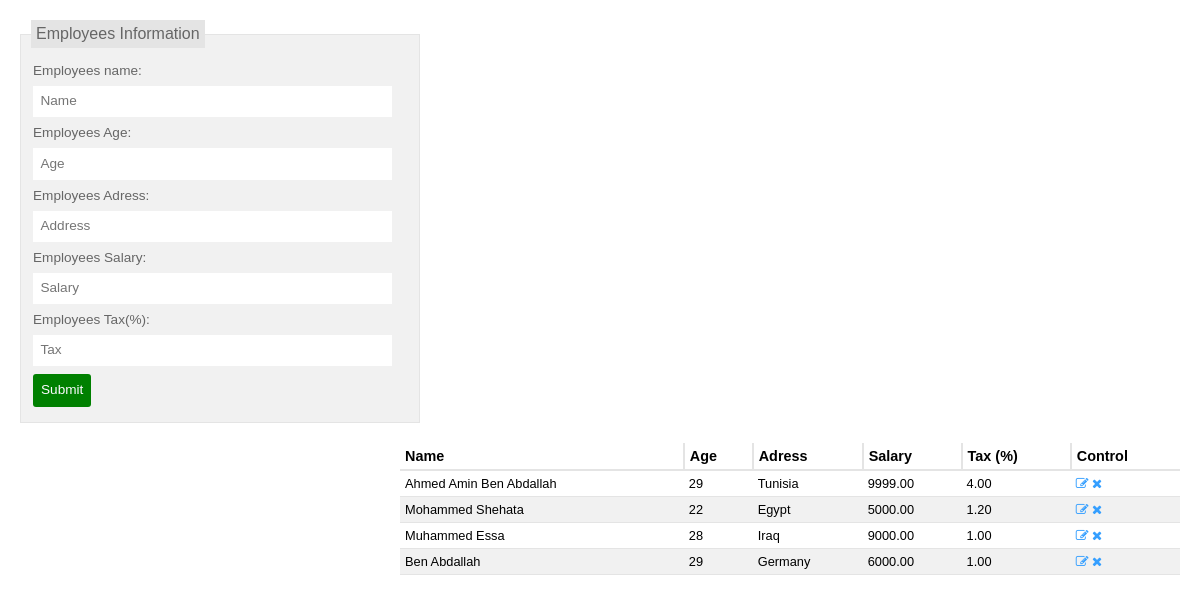
The page / on the database its author committed.
### tables this page shows
CREATE TABLE `emplyees` (
  `id` int(11) NOT NULL,
  `name` varchar(50) NOT NULL,
  `age` tinyint(2) NOT NULL,
  `salary` decimal(6,2) NOT NULL,
  `tax` decimal(3,2) NOT NULL,
  `adress` varchar(100) NOT NULL
);

### index.php (the view, shortened to what this page needs)
<?php
require_once "db.php";
$select = "SELECT * FROM emplyees";
$stmt = $connect->query($select);
?>
<html>
    <head>
        <link rel="stylesheet" href="css/main.css">
        <link rel="stylesheet" href="css/font-awesome.min.css">
    </head>
    <body>
    <div class="wrapper">
        <div class="empFrom">
            <form class="appFrom" method="POST" enctype="application/x-www-form-urlencoded">
                <fieldset>
                    <legend>Employees Information</legend>
                    <table>
                        <tr>
                            <td>
                                <label for="name">Employees name:</label>
                            </td>
                        </tr>
                        <tr>
                            <td><input type="text" name="name" id="name" placeholder="Name" required maxlength="50" value="<?= isset($user) ? $user['name'] : '' ?>"></td>
                        </tr>
                        <tr>
                            <td>
                                <label for="age">Employees Age:</label>
                            </td>
                        </tr>
                        <tr>
                            <td><input type="number" name="age" id="age" placeholder="Age" min="22" max="60" required value="<?= isset($user) ? $user['age'] : '' ?>"></td>
                        </tr>
                        <tr>
                            <td>
                                <label for="adress">Employees Adress:</label>
                            </td>
                        </tr>
                        <tr>
                            <td><input type="text" name="adress" id="adress" placeholder="Address" required maxlength="100" value="<?= isset($user) ? $user['adress'] : '' ?>"></td>
                        </tr>
                        <tr>
                            <td>
                                <label for="salary">Employees Salary:</label>
                            </td>
                        </tr>
                        <tr>
                            <td><input type="number" name="salary" id="salary" placeholder="Salary"  step="0.01" min="1500" max="9999" required value="<?= isset($user) ? $user['salary'] : '' ?>"></td>
                        </tr>
                        <tr>
                            <td>
                                <label for="tax">Employees Tax(%):</label>
                            </td>
                        </tr>
                        <tr>
                            <td><input type="number" name="tax" step="0.01" id="tax" placeholder="Tax" min="1" max="5" required value="<?= isset($user) ? $user['tax'] : '' ?>"></td>
                        </tr>
                        <tr>
                            <td><input type="submit" name="submit"></td>
                        </tr>
                    </table>
                </fieldset>
            </form>
        </div>
        <div class="employees">
            <table>
                <thead>
                    <tr>
                        <th>Name</th>
                        <th>Age</th>
                        <th>Adress</th>
                        <th>Salary</th>
                        <th>Tax (%)</th>
                        <th>Control</th>
                    </tr>
                </thead>
              <tbody>
                <?php while ($row = $stmt->fetch(PDO::FETCH_ASSOC)){ ?>
                    <tr>
                        <td><?php echo $row['name']; ?></td>
                        <td><?php echo $row['age']; ?></td>
                        <td><?php echo $row['adress']; ?></td>
                        <td><?php echo $row['salary']; ?></td>
                        <td><?php echo $row['tax']; ?></td>
                        <td>
                            <a href="/y_project?action=edit&id=<?php echo $row['id']; ?>"><i class="fa fa-edit"></i></a>
                            <a href="/y_project?action=delete&id=<?php echo $row['id']; ?>" onclick=" if(!confirm('Are you sure you want to delete this employee ?')) return false;"><i class="fa fa-times"></i></a>
                        </td>
                    </tr>
              <?php } ?>
              </tbody>
            </table>
        </div>
    </div>
    </body>
</html>

### css/main.css (style rules this page uses)
* { margin: 0; padding: 0; border:0; outline: none; line-height: 1.2; font-size: 1em; }
div.wrapper { overflow: hidden; }
div.wrapper div.empFrom { float: left; }
div.wrapper div.employees { float: right; }
form.appFrom { width: 400px; margin: 20px 50px 0 20px; }
form.appFrom fieldset { padding: 10px; background: #f1f1f1; border: solid 1px #e4e4e4; }
form.appFrom fieldset legend { background: #e4e4e4; padding: 5px; font: 1em Arial Helvetica,sans-serif; color: #666; }
form.appFrom table { width: 100%; }
form.appFrom label { font: 1em Arial Helvetica,sans-serif; font-size: 0.85em; color: #666666; }
form.appFrom table tr td input[type=text] { width: 96%; padding:2%; font-family: Arial; font-size: 0.85em; }
form.appFrom table tr td input[type=number] { width: 96%; padding:2%; font-family: Arial; font-size: 0.85em; }
form.appFrom table tr td input[type=submit] { padding: 8px; border-radius: 3px; background: green; color: #fcfaff; font-family: Arial; font-size: 0.85em; }
form.appFrom table tr td { padding: 3px 0; }
div.wrapper div.employees table { width: 780px; margin: 20px 20px 0 0; border-collapse: collapse; }
div.wrapper div.employees table thead th { text-align: left; padding: 5px; border-right: solid 2px #e4e4e4; border-bottom: solid 2px #e4e4e4; font: bold 0.9em Arial, Helvetica, sans-serif ; }
div.wrapper div.employees table thead th:last-of-type { border-right: none; }
div.wrapper div.employees table tbody td { text-align: left; padding: 5px; border-bottom: solid 1px #e4e4e4; font: 0.8em Arial, Helvetica, sans-serif ; }
div.wrapper div.employees table tbody tr:nth-child(2n) td { background: #f1f1f1; }
div.wrapper div.employees table tbody td a:link, div.wrapper div.employees table tbody td a:visited { color: #359fff; }

### rows shown on the page
emplyees: name "Ahmed Amin Ben Abdallah", age "29", adress "Tunisia", salary "9999.00", tax "4.00"
emplyees: name "Mohammed Shehata", age "22", adress "Egypt", salary "5000.00", tax "1.20"
emplyees: name "Muhammed Essa", age "28", adress "Iraq", salary "9000.00", tax "1.00"
emplyees: name "Ben Abdallah", age "29", adress "Germany", salary "6000.00", tax "1.00"
